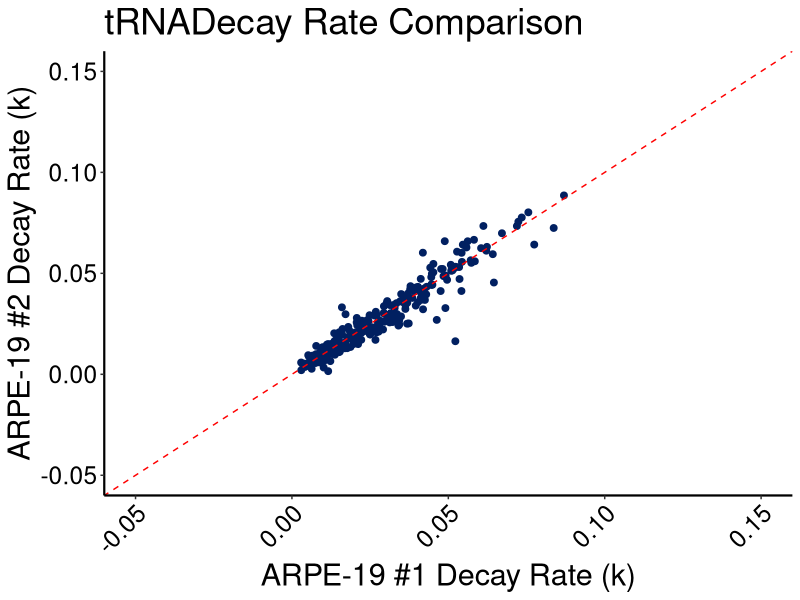
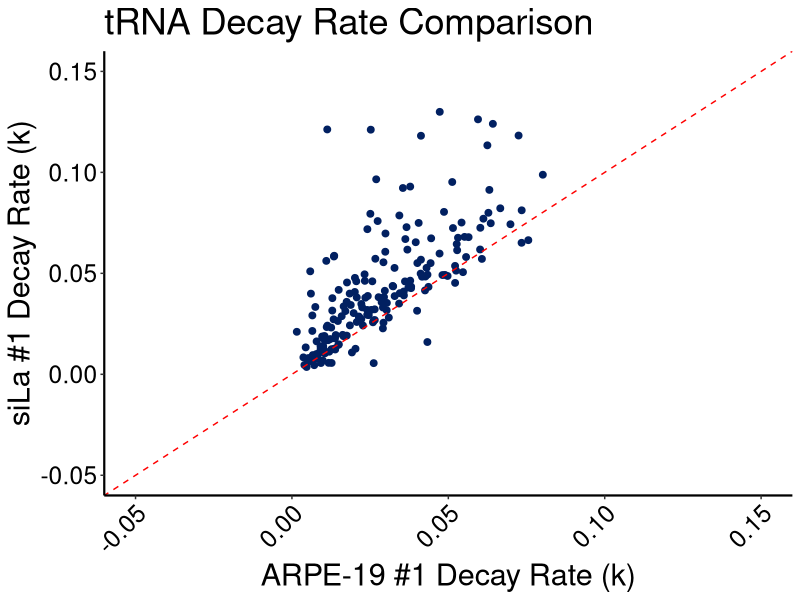

Write R code to recreate these figures, in order.
library(tidyverse)

#setwd("")

# Read decay files
control <- read_csv("ARPE19_uninf-1_tRNA_decay-minReads100.csv") %>% 
  rename(k_control = "decay_rate_k")

control2 <- read_csv("ARPE19_uninf-2_tRNA_decay_minReads100.csv") %>%
  rename(k_control2 = "decay_rate_k")

knockdown <- read_csv("ARPE19_siLa-1_tRNA_decay_minReads100.csv") %>%
  rename(k_knockdown = "decay_rate_k")

# Merge by tRNA ID
mergedCont <- inner_join(control, control2, by = "tRNA_id")
mergedTest <- inner_join(control2, knockdown, by = "tRNA_id")

mergedtmp <- full_join(control, control2, by = "tRNA_id")
mergedfull <- full_join(mergedtmp, knockdown, by = "tRNA_id")

mergedfull <- mergedfull[mergedfull$tRNA_id != "tRNA-Lys-CTT-16-1", ] # dropped due to strange coverage profile
mergedfull <- mergedfull[mergedfull$tRNA_id != "tRNA-Lys-TTT-3-5", ]

write.csv(mergedfull, "tRNA_k_values.csv")

trna_control<-ggplot(mergedfull, aes(x = k_control, y = k_control2)) +
  geom_point(size = 2, color = "#012061") +
  geom_abline(slope = 1, intercept = 0, linetype = "dashed", color = "red") +
  labs(
    title = "tRNADecay Rate Comparison",
    x = "ARPE-19 #1 Decay Rate (k)",
    y = "ARPE-19 #2 Decay Rate (k)"
  ) +
  xlim(-0.05, 0.15) +
  ylim(-0.05, 0.15) +
  theme_classic() +
  theme(axis.text=element_text(colour="black")) + 
  theme(axis.text.x = element_text(angle = 45, vjust = 1, hjust=1)) + 
  theme(text = element_text(size = 22, colour = "black"), axis.line=element_line(size=0.75), legend.position = "none") 




trna_comp<-ggplot(mergedfull, aes(x = k_control2, y = k_knockdown)) +
  geom_point(size = 2, color = "#012061") +
  geom_abline(slope = 1, intercept = 0, linetype = "dashed", color = "red") +
  labs(
    title = "tRNA Decay Rate Comparison",
    x = "ARPE-19 #1 Decay Rate (k)",
    y = "siLa #1 Decay Rate (k)"
  ) +
  xlim(-0.05, 0.15) +
  ylim(-0.05, 0.15) +
  theme_classic() +
  theme(axis.text=element_text(colour="black")) + 
  theme(axis.text.x = element_text(angle = 45, vjust = 1, hjust=1)) + 
  theme(text = element_text(size = 22, colour = "black"), axis.line=element_line(size=0.75), legend.position = "none") 


wilcox.test(mergedTest$k_knockdown, mergedTest$k_control2, paired = TRUE)

wilcox.test(mergedCont$k_control, mergedCont$k_control2, paired = TRUE)


pdf(file = "tRNA_control_decay.pdf", width = 5, height = 5)
trna_control
dev.off()

pdf(file = "tRNA_comp_decay.pdf", width = 5, height = 5)
trna_comp
dev.off()
